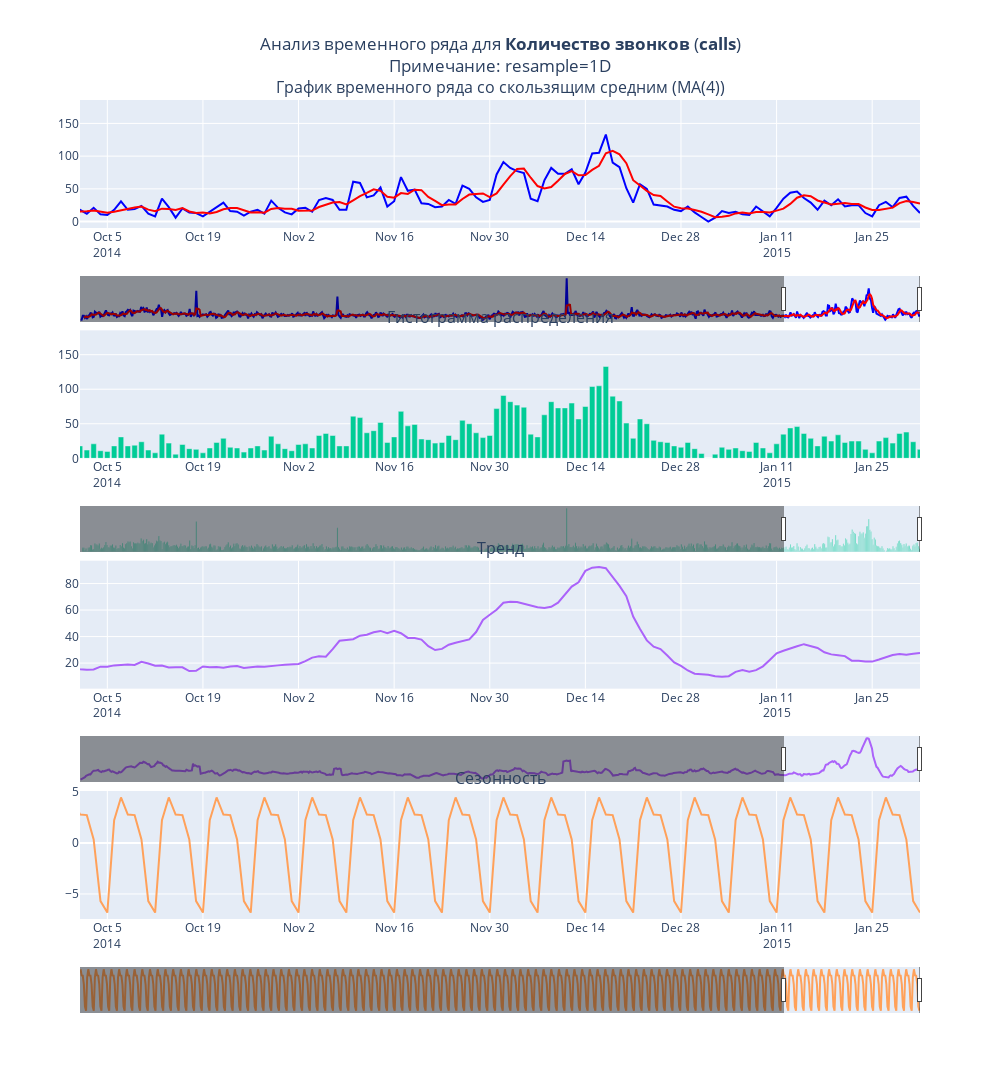
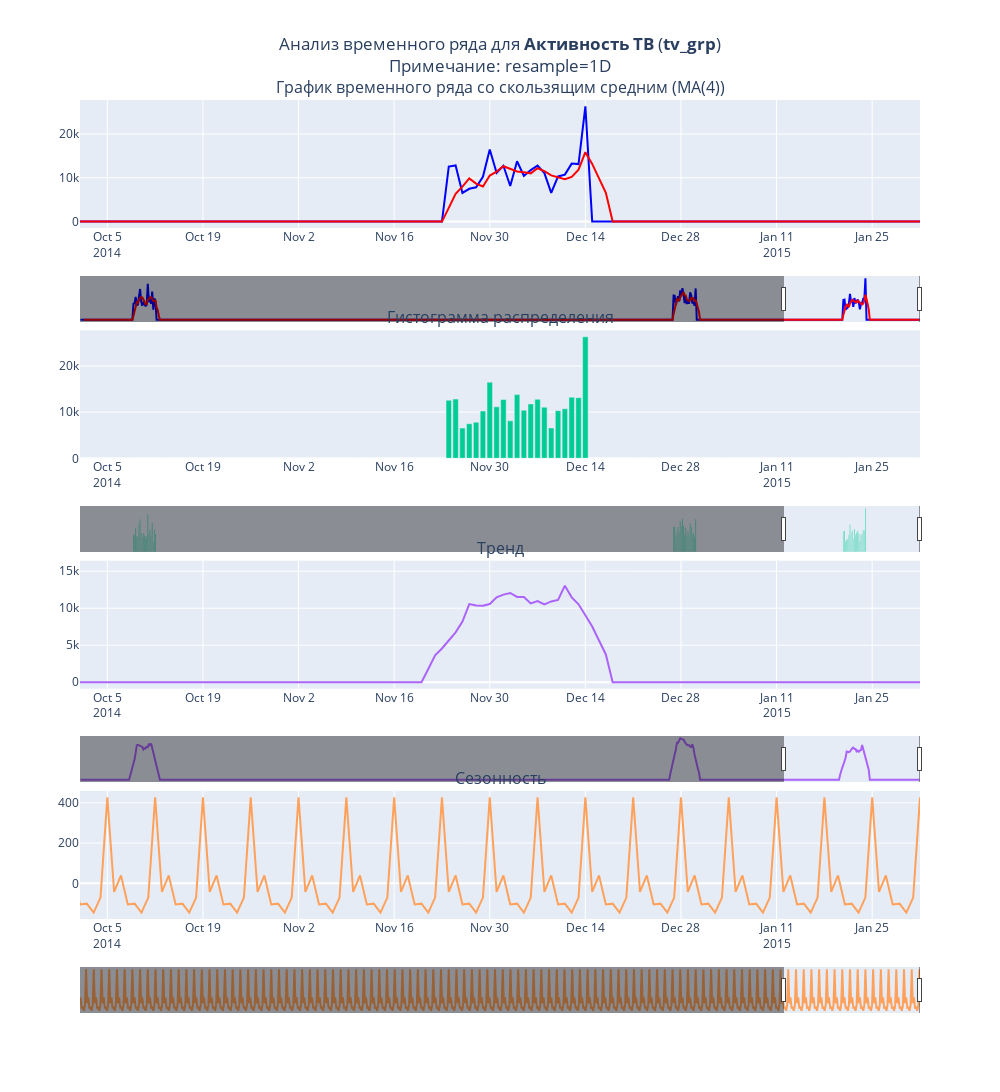
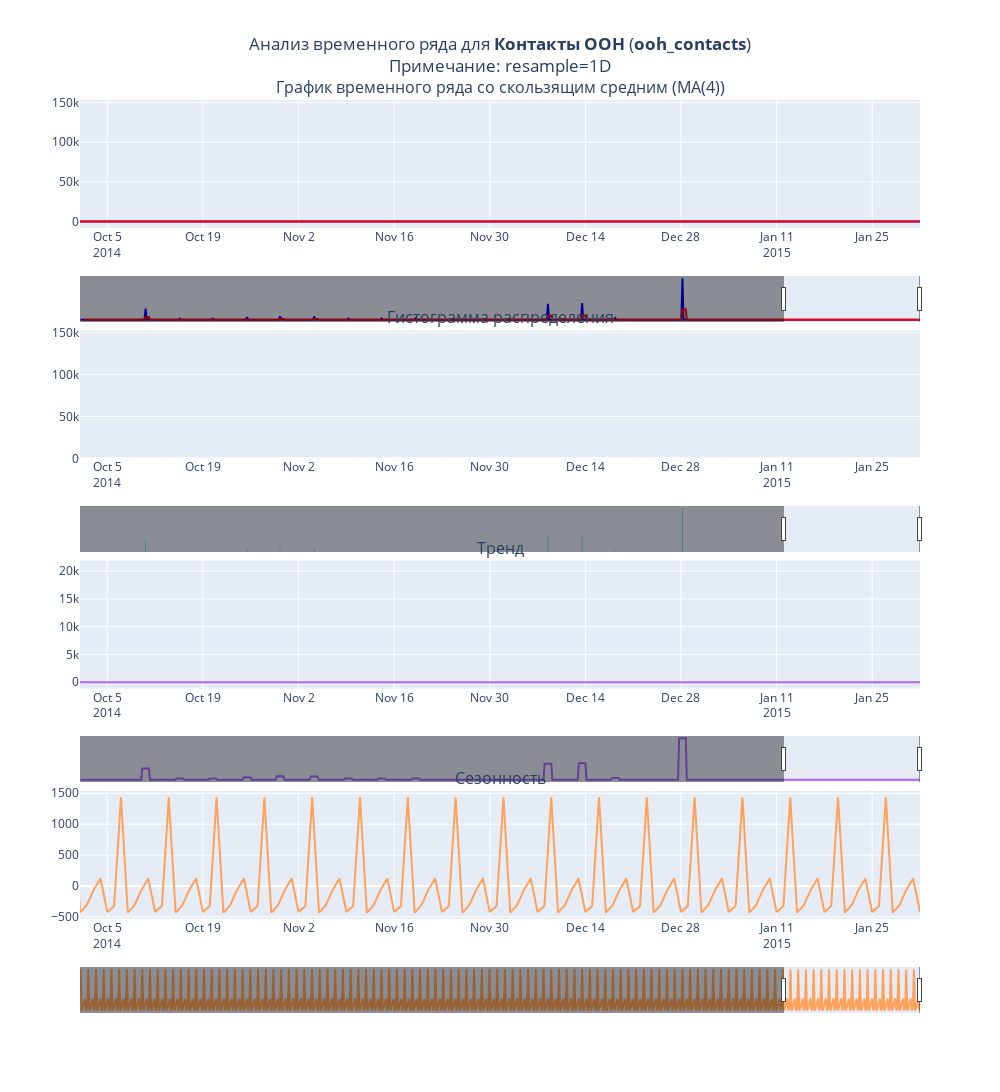

The cell these charts' notebook holds for them, in order:
### Markdown cell above
<hr style="border: none; border-top: 3px dashed;">

#### <a id='toc1_5_1_2_'></a>[Временные ряды](#toc0_)

### Code cell
for num_col in data.select_dtypes(include='number').columns:
    statistical_graphis_for_time_series(data[num_col],
                                        resample='1D',
                                        rolling_window=4,
                                        visible_range=pd.DateOffset(months=4))

### Figure 1 — Plotly figure (JSON) as saved in the notebook; plotly's stock layout.template omitted (floating-point values rounded to 4 significant figures; data arrays with more than 128 entries replaced by an {"elided": "..."} marker saying what was removed)
{"data": [{"marker": {"color": "blue"}, "name": "График временного ряда", "type": "scatter", "x": {"elided": "762 str values"}, "xaxis": "x", "y": {"elided": "762 int values"}, "yaxis": "y"}, {"marker": {"color": "red"}, "name": "Скользящее среднее", "type": "scatter", "x": {"elided": "762 str values"}, "xaxis": "x", "y": {"elided": "762 float values"}, "yaxis": "y"}, {"name": "Гистограмма", "type": "bar", "x": {"elided": "762 str values"}, "xaxis": "x2", "y": {"elided": "762 int values"}, "yaxis": "y2"}, {"name": "Тренд", "type": "scatter", "x": {"elided": "762 str values"}, "xaxis": "x3", "y": {"elided": "762 float values"}, "yaxis": "y3"}, {"name": "Сезонность", "type": "scatter", "x": {"elided": "762 str values"}, "xaxis": "x4", "y": {"elided": "762 float values"}, "yaxis": "y4"}], "layout": {"annotations": [{"font": {"size": 16}, "showarrow": false, "text": "График временного ряда со скользящим средним (МА(4))", "x": 0.5, "xanchor": "center", "xref": "paper", "y": 1, "yanchor": "bottom", "yref": "paper"}, {"font": {"size": 16}, "showarrow": false, "text": "Гистограмма распределения", "x": 0.5, "xanchor": "center", "xref": "paper", "y": 0.7188, "yanchor": "bottom", "yref": "paper"}, {"font": {"size": 16}, "showarrow": false, "text": "Тренд", "x": 0.5, "xanchor": "center", "xref": "paper", "y": 0.4375, "yanchor": "bottom", "yref": "paper"}, {"font": {"size": 16}, "showarrow": false, "text": "Сезонность", "x": 0.5, "xanchor": "center", "xref": "paper", "y": 0.1562, "yanchor": "bottom", "yref": "paper"}], "height": 2000, "showlegend": false, "title": {"text": "Анализ временного ряда для <b>Количество звонков</b> (<b>calls</b>)<br>Примечание: resample=1D", "x": 0.5}, "width": 1000, "xaxis": {"anchor": "y", "domain": [0, 1], "fixedrange": false, "matches": "x4", "range": ["2014-10-01T00:00:00", "2015-02-01T00:00:00"], "rangeslider": {"thickness": 0.05, "visible": true}, "showticklabels": true}, "xaxis2": {"anchor": "y2", "domain": [0, 1], "fixedrange": false, "matches": "x4", "range": ["2014-10-01T00:00:00", "2015-02-01T00:00:00"], "rangeslider": {"thickness": 0.05, "visible": true}, "showticklabels": true}, "xaxis3": {"anchor": "y3", "domain": [0, 1], "fixedrange": false, "matches": "x4", "range": ["2014-10-01T00:00:00", "2015-02-01T00:00:00"], "rangeslider": {"thickness": 0.05, "visible": true}, "showticklabels": true}, "xaxis4": {"anchor": "y4", "domain": [0, 1], "fixedrange": false, "range": ["2014-10-01T00:00:00", "2015-02-01T00:00:00"], "rangeslider": {"thickness": 0.05, "visible": true}, "showticklabels": true}, "yaxis": {"anchor": "x", "domain": [0.8438, 1]}, "yaxis2": {"anchor": "x2", "domain": [0.5625, 0.7188]}, "yaxis3": {"anchor": "x3", "domain": [0.2812, 0.4375]}, "yaxis4": {"anchor": "x4", "domain": [0, 0.1562]}}}

### Figure 2 — Plotly figure (JSON) as saved in the notebook; plotly's stock layout.template omitted (floating-point values rounded to 4 significant figures; data arrays with more than 128 entries replaced by an {"elided": "..."} marker saying what was removed)
{"data": [{"marker": {"color": "blue"}, "name": "График временного ряда", "type": "scatter", "x": {"elided": "762 str values"}, "xaxis": "x", "y": {"elided": "762 int values"}, "yaxis": "y"}, {"marker": {"color": "red"}, "name": "Скользящее среднее", "type": "scatter", "x": {"elided": "762 str values"}, "xaxis": "x", "y": {"elided": "762 float values"}, "yaxis": "y"}, {"name": "Гистограмма", "type": "bar", "x": {"elided": "762 str values"}, "xaxis": "x2", "y": {"elided": "762 int values"}, "yaxis": "y2"}, {"name": "Тренд", "type": "scatter", "x": {"elided": "762 str values"}, "xaxis": "x3", "y": {"elided": "762 float values"}, "yaxis": "y3"}, {"name": "Сезонность", "type": "scatter", "x": {"elided": "762 str values"}, "xaxis": "x4", "y": {"elided": "762 float values"}, "yaxis": "y4"}], "layout": {"annotations": [{"font": {"size": 16}, "showarrow": false, "text": "График временного ряда со скользящим средним (МА(4))", "x": 0.5, "xanchor": "center", "xref": "paper", "y": 1, "yanchor": "bottom", "yref": "paper"}, {"font": {"size": 16}, "showarrow": false, "text": "Гистограмма распределения", "x": 0.5, "xanchor": "center", "xref": "paper", "y": 0.7188, "yanchor": "bottom", "yref": "paper"}, {"font": {"size": 16}, "showarrow": false, "text": "Тренд", "x": 0.5, "xanchor": "center", "xref": "paper", "y": 0.4375, "yanchor": "bottom", "yref": "paper"}, {"font": {"size": 16}, "showarrow": false, "text": "Сезонность", "x": 0.5, "xanchor": "center", "xref": "paper", "y": 0.1562, "yanchor": "bottom", "yref": "paper"}], "height": 2000, "showlegend": false, "title": {"text": "Анализ временного ряда для <b>Активность ТВ</b> (<b>tv_grp</b>)<br>Примечание: resample=1D", "x": 0.5}, "width": 1000, "xaxis": {"anchor": "y", "domain": [0, 1], "fixedrange": false, "matches": "x4", "range": ["2014-10-01T00:00:00", "2015-02-01T00:00:00"], "rangeslider": {"thickness": 0.05, "visible": true}, "showticklabels": true}, "xaxis2": {"anchor": "y2", "domain": [0, 1], "fixedrange": false, "matches": "x4", "range": ["2014-10-01T00:00:00", "2015-02-01T00:00:00"], "rangeslider": {"thickness": 0.05, "visible": true}, "showticklabels": true}, "xaxis3": {"anchor": "y3", "domain": [0, 1], "fixedrange": false, "matches": "x4", "range": ["2014-10-01T00:00:00", "2015-02-01T00:00:00"], "rangeslider": {"thickness": 0.05, "visible": true}, "showticklabels": true}, "xaxis4": {"anchor": "y4", "domain": [0, 1], "fixedrange": false, "range": ["2014-10-01T00:00:00", "2015-02-01T00:00:00"], "rangeslider": {"thickness": 0.05, "visible": true}, "showticklabels": true}, "yaxis": {"anchor": "x", "domain": [0.8438, 1]}, "yaxis2": {"anchor": "x2", "domain": [0.5625, 0.7188]}, "yaxis3": {"anchor": "x3", "domain": [0.2812, 0.4375]}, "yaxis4": {"anchor": "x4", "domain": [0, 0.1562]}}}

### Figure 3 — Plotly figure (JSON) as saved in the notebook; plotly's stock layout.template omitted (floating-point values rounded to 4 significant figures; data arrays with more than 128 entries replaced by an {"elided": "..."} marker saying what was removed)
{"data": [{"marker": {"color": "blue"}, "name": "График временного ряда", "type": "scatter", "x": {"elided": "762 str values"}, "xaxis": "x", "y": {"elided": "762 float values"}, "yaxis": "y"}, {"marker": {"color": "red"}, "name": "Скользящее среднее", "type": "scatter", "x": {"elided": "762 str values"}, "xaxis": "x", "y": {"elided": "762 float values"}, "yaxis": "y"}, {"name": "Гистограмма", "type": "bar", "x": {"elided": "762 str values"}, "xaxis": "x2", "y": {"elided": "762 float values"}, "yaxis": "y2"}, {"name": "Тренд", "type": "scatter", "x": {"elided": "762 str values"}, "xaxis": "x3", "y": {"elided": "762 float values"}, "yaxis": "y3"}, {"name": "Сезонность", "type": "scatter", "x": {"elided": "762 str values"}, "xaxis": "x4", "y": {"elided": "762 float values"}, "yaxis": "y4"}], "layout": {"annotations": [{"font": {"size": 16}, "showarrow": false, "text": "График временного ряда со скользящим средним (МА(4))", "x": 0.5, "xanchor": "center", "xref": "paper", "y": 1, "yanchor": "bottom", "yref": "paper"}, {"font": {"size": 16}, "showarrow": false, "text": "Гистограмма распределения", "x": 0.5, "xanchor": "center", "xref": "paper", "y": 0.7188, "yanchor": "bottom", "yref": "paper"}, {"font": {"size": 16}, "showarrow": false, "text": "Тренд", "x": 0.5, "xanchor": "center", "xref": "paper", "y": 0.4375, "yanchor": "bottom", "yref": "paper"}, {"font": {"size": 16}, "showarrow": false, "text": "Сезонность", "x": 0.5, "xanchor": "center", "xref": "paper", "y": 0.1562, "yanchor": "bottom", "yref": "paper"}], "height": 2000, "showlegend": false, "title": {"text": "Анализ временного ряда для <b>Контакты OOH</b> (<b>ooh_contacts</b>)<br>Примечание: resample=1D", "x": 0.5}, "width": 1000, "xaxis": {"anchor": "y", "domain": [0, 1], "fixedrange": false, "matches": "x4", "range": ["2014-10-01T00:00:00", "2015-02-01T00:00:00"], "rangeslider": {"thickness": 0.05, "visible": true}, "showticklabels": true}, "xaxis2": {"anchor": "y2", "domain": [0, 1], "fixedrange": false, "matches": "x4", "range": ["2014-10-01T00:00:00", "2015-02-01T00:00:00"], "rangeslider": {"thickness": 0.05, "visible": true}, "showticklabels": true}, "xaxis3": {"anchor": "y3", "domain": [0, 1], "fixedrange": false, "matches": "x4", "range": ["2014-10-01T00:00:00", "2015-02-01T00:00:00"], "rangeslider": {"thickness": 0.05, "visible": true}, "showticklabels": true}, "xaxis4": {"anchor": "y4", "domain": [0, 1], "fixedrange": false, "range": ["2014-10-01T00:00:00", "2015-02-01T00:00:00"], "rangeslider": {"thickness": 0.05, "visible": true}, "showticklabels": true}, "yaxis": {"anchor": "x", "domain": [0.8438, 1]}, "yaxis2": {"anchor": "x2", "domain": [0.5625, 0.7188]}, "yaxis3": {"anchor": "x3", "domain": [0.2812, 0.4375]}, "yaxis4": {"anchor": "x4", "domain": [0, 0.1562]}}}
